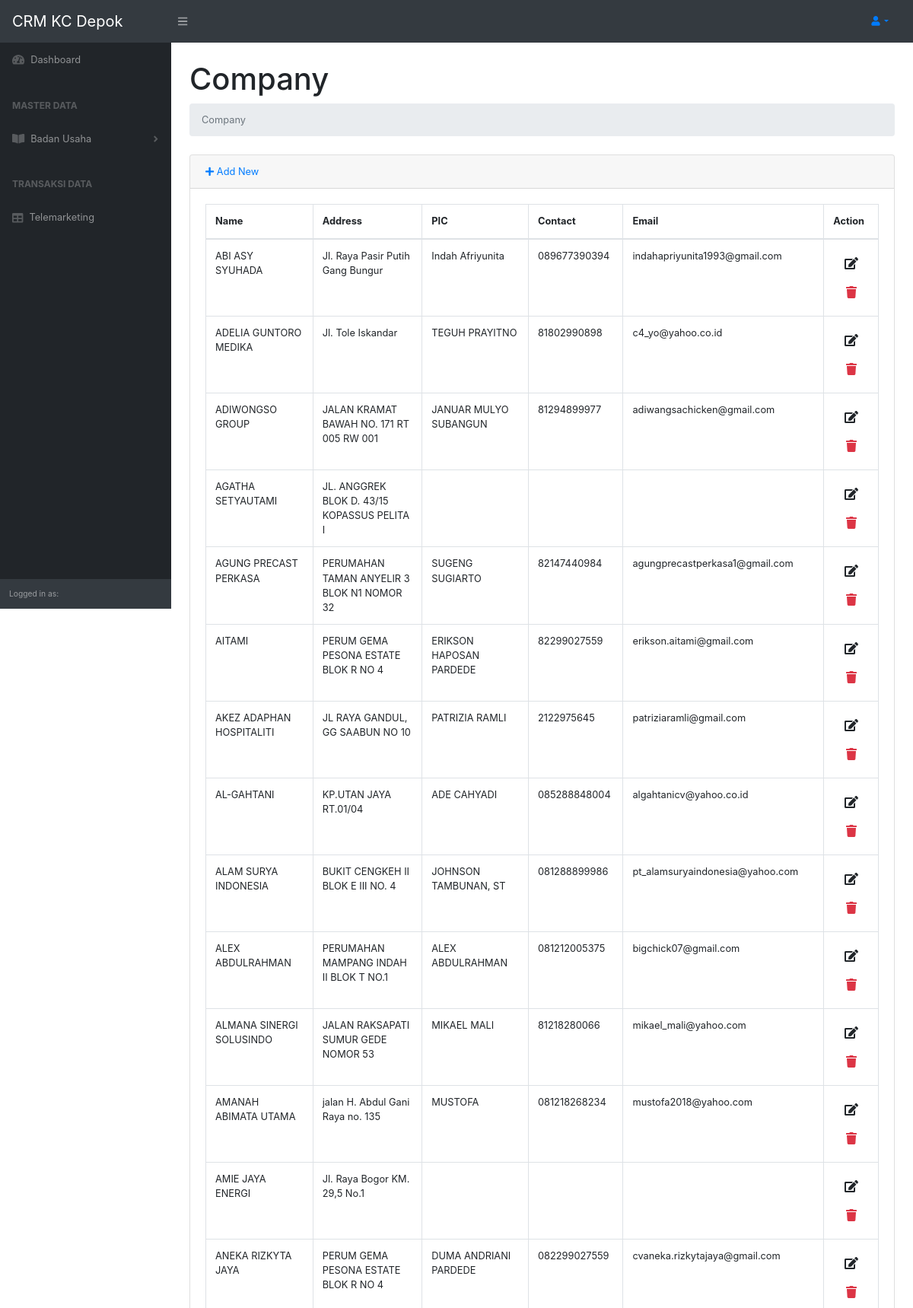
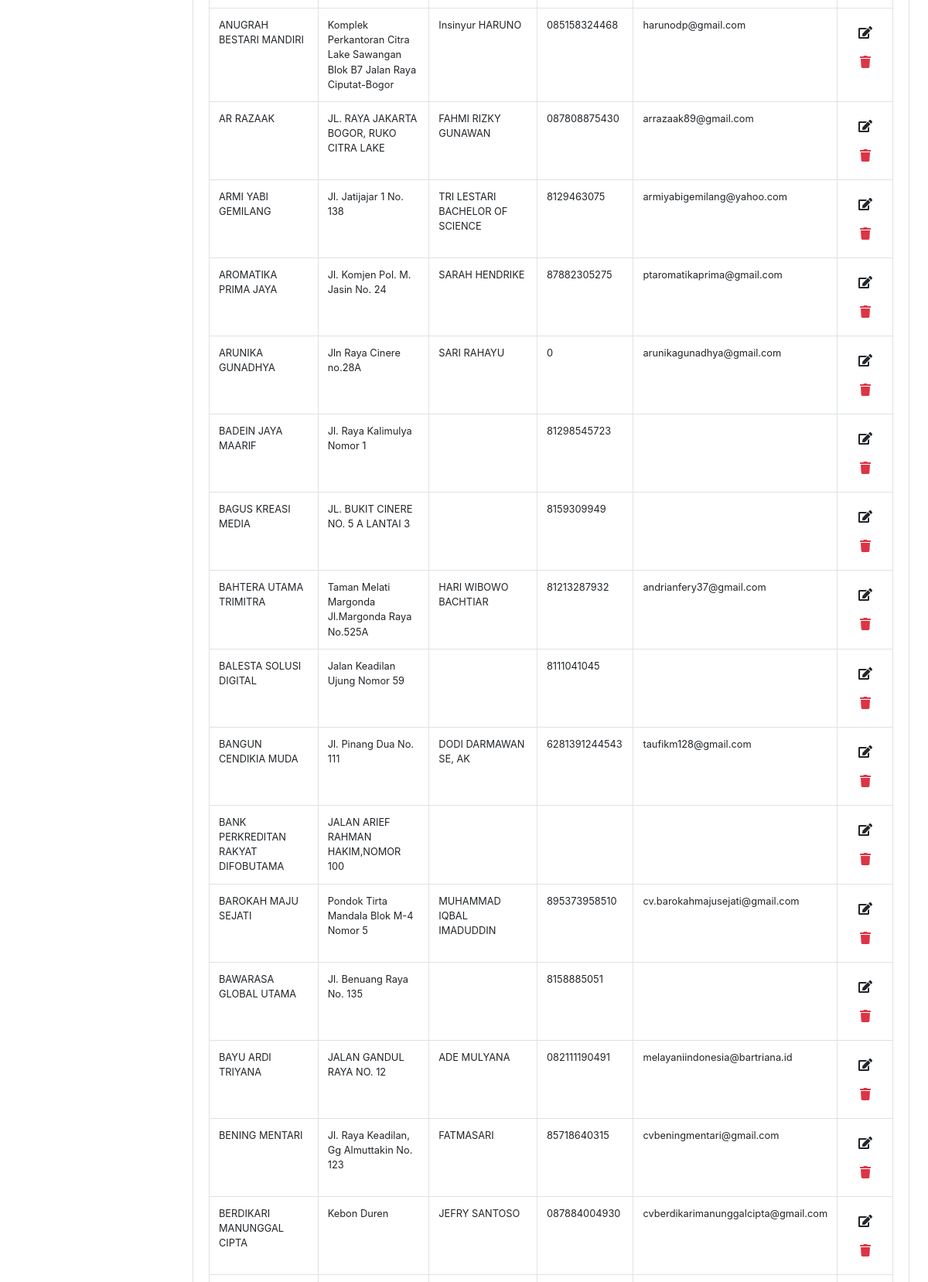
Page /index.php/company (upper part) on the committed database (2 pictures, top to bottom).
### tables this page shows
CREATE TABLE `company` (
  `company_id` int(11) NOT NULL,
  `name` varchar(255) DEFAULT NULL,
  `address` text DEFAULT NULL,
  `contact` varchar(45) DEFAULT NULL,
  `pic_name` varchar(255) DEFAULT NULL,
  `email` varchar(255) DEFAULT NULL,
  `employee` int(11) DEFAULT NULL,
  `employee_family` int(11) DEFAULT NULL,
  `created_by` varchar(255) DEFAULT NULL,
  `created_at` datetime DEFAULT NULL,
  `updated_by` varchar(255) DEFAULT NULL,
  `updated_at` datetime DEFAULT NULL
);

### application/controllers/Company.php (called while the page is built, shortened)
<?php
class Company extends CI_Controller
{
    public function __construct()
    {
        $this->load->library('session');
        $this->load->model("company_model");
        $this->load->library('form_validation');
    }
    public function index()
    {
        $data["companies"] = $this->company_model->getAll();
        $this->load->view("company/list", $data);
    }
}

### index.php (called while the page is built, shortened)
<?php
require_once BASEPATH.'core/CodeIgniter.php';

### application/models/Company_model.php (called while the page is built, shortened)
<?php defined('BASEPATH') OR exit('No direct script access allowed');
class Company_model extends CI_Model
{
    private $_table = "company";
    public function getAll()
    {
        return $this->db->order_by('name', 'ASC')->get($this->_table)->result();
    }
}

### application/views/company/list.php (the view, shortened to what this page needs)
<!DOCTYPE html>
<html lang="en">
    <head>
    </head>
    <body class="sb-nav-fixed">
        <nav class="sb-topnav navbar navbar-expand navbar-dark bg-dark">
        </nav>
        <div id="layoutSidenav">
            <div id="layoutSidenav_nav">
                <nav class="sb-sidenav accordion sb-sidenav-dark" id="sidenavAccordion">
                </nav>
            </div>
            <div id="layoutSidenav_content">
                <main>
                    <div class="container-fluid">
                        <div class="card mb-4">
                            <div class="card-header">
                                <a href="<?php echo site_url('company/add') ?>"><i class="fas fa-plus"></i> Add New</a>
                            </div>
                            <div class="card-body">
                                <div class="table-responsive">
                                    <table class="table table-bordered" id="dataTable" width="100%" cellspacing="0">
                                        <thead>
                                            <tr>
                                                <th>Name</th>
                                                <th>Address</th>
                                                <th>PIC</th>
                                                <th>Contact</th>
                                                <th>Email</th>
                                                <th>Action</th>
                                            </tr>
                                        </thead>
                                        <tbody>
                                            <?php foreach ($companies as $company): ?>
                                            <tr>
                                                <td width="20%">
                                                    <?php echo $company->name ?>
                                                </td>
                                                <td width="20%">
                                                    <?php echo $company->address ?>
                                                </td>
                                                <td width="20%">
                                                    <?php echo $company->pic_name ?>
                                                </td>
                                                <td width="10%">
                                                    <?php echo $company->contact ?>
                                                </td>
                                                <td width="10%">
                                                    <?php echo $company->email ?>
                                                </td>
                                                <td width="10%" style="text-align: center;">
                                                    <a href="<?php echo site_url('company/edit/'.$company->company_id) ?>"
                                                    class="btn btn-small" style="padding-right: 5px;padding-left: 5px;"><i class="fas fa-edit"></i></a>
                                                    <a onclick="deleteConfirm('<?php echo site_url('company/delete/'.$company->company_id) ?>')"
                                                    href="#!" class="btn btn-small text-danger" style="padding-right: 5px;padding-left: 5px;"><i class="fas fa-trash"></i></a>
                                                </td>
                                            </tr>
                                            <?php endforeach; ?>
                                        </tbody>
                                    </table>
                                </div>
                            </div>
                        </div>
                    </div>
                </main>
            </div>
        </div>
    </body>
</html>

### rows in the picture
company: name "ABI ASY SYUHADA", address "Jl. Raya Pasir Putih Gang Bungur", pic_name "Indah Afriyunita", contact "089677390394", email "indahapriyunita1993@gmail.com"
company: name "ADELIA GUNTORO MEDIKA", address "Jl. Tole Iskandar", pic_name "TEGUH PRAYITNO", contact "81802990898", email "c4_yo@yahoo.co.id"
company: name "ADIWONGSO GROUP", address "JALAN KRAMAT BAWAH NO. 171 RT 005 RW 001", pic_name "JANUAR MULYO SUBANGUN", contact "81294899977", email "adiwangsachicken@gmail.com"
company: name "AGATHA SETYAUTAMI", address "JL. ANGGREK BLOK D. 43/15 KOPASSUS PELITA I"
company: name "AGUNG PRECAST PERKASA", address "PERUMAHAN TAMAN ANYELIR 3 BLOK N1 NOMOR 32", pic_name "SUGENG SUGIARTO", contact "82147440984", email "agungprecastperkasa1@gmail.com"
company: name "AITAMI", address "PERUM GEMA PESONA ESTATE BLOK R NO 4", pic_name "ERIKSON HAPOSAN PARDEDE", contact "82299027559", email "erikson.aitami@gmail.com"
company: name "AKEZ ADAPHAN HOSPITALITI", address "JL RAYA GANDUL, GG SAABUN NO 10", pic_name "PATRIZIA RAMLI", contact "2122975645", email "patriziaramli@gmail.com"
company: name "AL-GAHTANI", address "KP.UTAN JAYA RT.01/04", pic_name "ADE CAHYADI", contact "085288848004", email "algahtanicv@yahoo.co.id"
company: name "ALAM SURYA INDONESIA", address "BUKIT CENGKEH II BLOK E III NO. 4", pic_name "JOHNSON TAMBUNAN, ST", contact "081288899986", email "pt_alamsuryaindonesia@yahoo.com"
company: name "ALEX ABDULRAHMAN", address "PERUMAHAN MAMPANG INDAH II BLOK T NO.1", pic_name "ALEX ABDULRAHMAN", contact "081212005375", email "bigchick07@gmail.com"
company: name "ALMANA SINERGI SOLUSINDO", address "JALAN RAKSAPATI SUMUR GEDE NOMOR 53", pic_name "MIKAEL MALI", contact "81218280066", email "mikael_mali@yahoo.com"
company: name "AMANAH ABIMATA UTAMA", address "jalan H. Abdul Gani Raya no. 135", pic_name "MUSTOFA", contact "081218268234", email "mustofa2018@yahoo.com"
company: name "AMIE JAYA ENERGI", address "Jl. Raya Bogor KM. 29,5 No.1"
company: name "ANEKA RIZKYTA JAYA", address "PERUM GEMA PESONA ESTATE BLOK R NO 4", pic_name "DUMA ANDRIANI PARDEDE", contact "082299027559", email "cvaneka.rizkytajaya@gmail.com"
company: name "ANUGRAH BESTARI MANDIRI", address "Komplek Perkantoran Citra Lake Sawangan Blok B7 Jalan Raya Ciputat-Bogor", pic_name "Insinyur HARUNO", contact "085158324468", email "harunodp@gmail.com"
company: name "AR RAZAAK", address "JL. RAYA JAKARTA BOGOR, RUKO CITRA LAKE", pic_name "FAHMI RIZKY GUNAWAN", contact "087808875430", email "arrazaak89@gmail.com"
company: name "ARMI YABI GEMILANG", address "Jl. Jatijajar 1 No. 138", pic_name "TRI LESTARI BACHELOR OF SCIENCE", contact "8129463075", email "armiyabigemilang@yahoo.com"
company: name "AROMATIKA PRIMA JAYA", address "Jl. Komjen Pol. M. Jasin No. 24", pic_name "SARAH HENDRIKE", contact "87882305275", email "ptaromatikaprima@gmail.com"
company: name "ARUNIKA GUNADHYA", address "Jln Raya Cinere no.28A", pic_name "SARI RAHAYU", contact "0", email "arunikagunadhya@gmail.com"
company: name "BADEIN JAYA MAARIF", address "Jl. Raya Kalimulya Nomor 1", contact "81298545723"
company: name "BAGUS KREASI MEDIA", address "JL. BUKIT CINERE NO. 5 A LANTAI 3", contact "8159309949"
company: name "BAHTERA UTAMA TRIMITRA", address "Taman Melati Margonda Jl.Margonda Raya No.525A", pic_name "HARI WIBOWO BACHTIAR", contact "81213287932", email "andrianfery37@gmail.com"
company: name "BALESTA SOLUSI DIGITAL", address "Jalan Keadilan Ujung Nomor 59", contact "8111041045"
company: name "BANGUN CENDIKIA MUDA", address "Jl. Pinang Dua No. 111", pic_name "DODI DARMAWAN SE, AK", contact "6281391244543", email "taufikm128@gmail.com"
company: name "BANK PERKREDITAN RAKYAT DIFOBUTAMA", address "JALAN ARIEF RAHMAN HAKIM,NOMOR 100"
company: name "BAROKAH MAJU SEJATI", address "Pondok Tirta Mandala Blok M-4 Nomor 5", pic_name "MUHAMMAD IQBAL IMADUDDIN", contact "895373958510", email "cv.barokahmajusejati@gmail.com"
company: name "BAWARASA GLOBAL UTAMA", address "Jl. Benuang Raya No. 135", contact "8158885051"
company: name "BAYU ARDI TRIYANA", address "JALAN GANDUL RAYA NO. 12", pic_name "ADE MULYANA", contact "082111190491", email "melayaniindonesia@bartriana.id"
company: name "BENING MENTARI", address "Jl. Raya Keadilan, Gg Almuttakin No. 123", pic_name "FATMASARI", contact "85718640315", email "cvbeningmentari@gmail.com"
company: name "BERDIKARI MANUNGGAL CIPTA", address "Kebon Duren", pic_name "JEFRY SANTOSO", contact "087884004930", email "cvberdikarimanunggalcipta@gmail.com"

### other values in the picture
str_replace("-", " ", $this->uri->segments[1]) "Company"
str_replace("-", " ",$segment) "Company"
